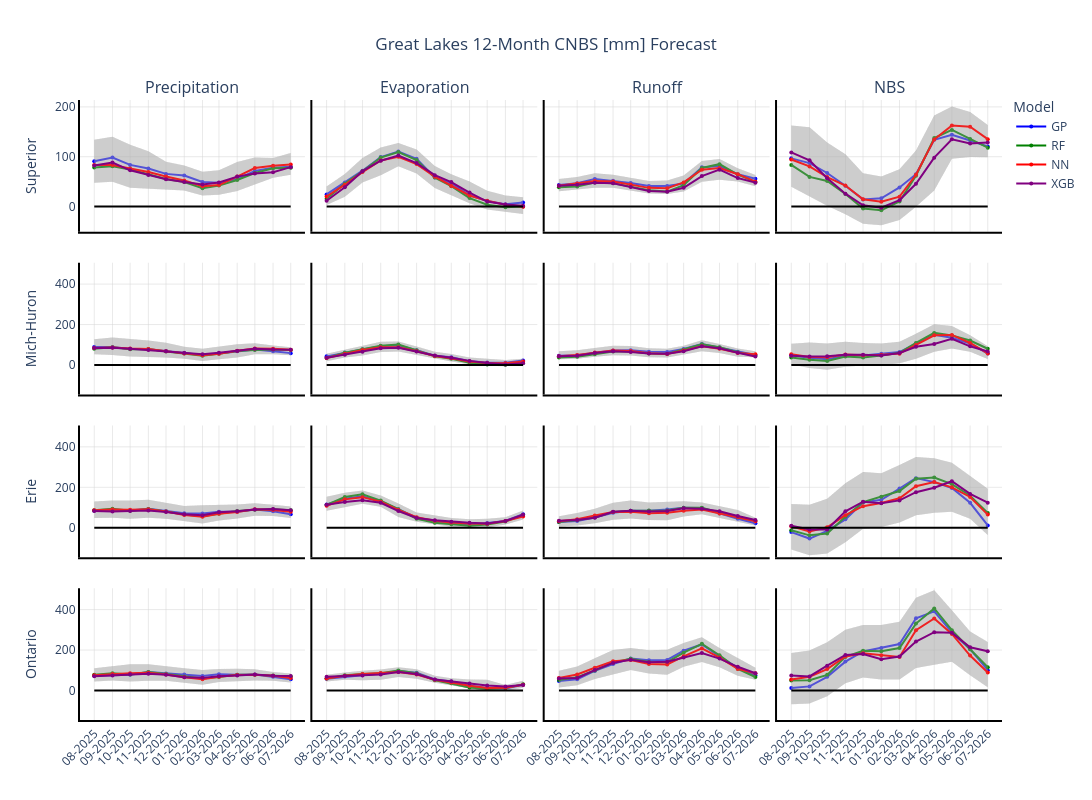

The cell this chart's notebook holds for it:
### Markdown cell above
**Interactive 4×4 Grid of Great Lakes 12-Month NBS Forecasts**

This section uses **Plotly** to create a fully interactive **4×4 subplot grid** that visualizes the mean forecasts and uncertainty ranges for precipitation, evaporation, runoff, and total CNBS across the four Great Lakes basins.

### Steps Overview

1. **Subplot Layout**
   - Uses `make_subplots()` to create a grid of 4 rows × 4 columns.
   - Columns represent components: **Precipitation**, **Evaporation**, **Runoff**, **CNBS**.
   - Rows represent lakes: **Superior**, **Michigan-Huron**, **Erie**, **Ontario**.
   - Axes are shared both horizontally and vertically for consistent comparison.

2. **Confidence Intervals**
   - For each component/lake, calculates **2.5th** and **97.5th percentiles** across all models to form a **95% confidence band**.
   - Adds shaded gray regions (`fill='toself'`) representing these intervals.

3. **Mean Model Lines**
   - For each model:
     - Groups data by `forecast_month` and computes the mean.
     - Plots lines + markers with unique colors and consistent styling.
     - Displays the legend **only in the first subplot** to avoid redundancy.
     - Hover tooltips show date, value, and model name.

4. **Axis Management**
   - Tracks the **global min/max y-values** across all subplots for uniform scaling.
   - Formats x-axis ticks in the bottom row as `MM-YYYY` with a 45° rotation.
   - Y-axis titles show lake names in the first column only.
   - Adds a horizontal dashed **y=0 reference line** to every subplot.
   - Surrounds each subplot with a black border for clarity.

5. **Styling**
   - Consistent **y-axis range** across all plots: `global_y_min - 10` to `global_y_max + 10`.
   - Light gray gridlines on all subplots.
   - White background with visible axes and subplot frames.

6. **Layout & Export**
   - Figure title: *"Great Lakes 9-month NBS Forecasts"* (centered).
   - Legend placed outside the grid on the top-right.
   - Figure size: **1500×800 pixels**.
   - Saves an interactive HTML file to `forecast/CNBS_forecasts_interactive.html`.
   - Calls `fig.show()` for immediate interactive display in supported environments.

**Purpose:**  
This plot enables **detailed interactive exploration** of ensemble hydrological forecasts for the Great Lakes, making it possible to compare models, visualize uncertainty, and identify seasonal or inter-model differences.

### Code cell
# Create a 4x4 subplot grid
fig = make_subplots(rows=4, cols=4, 
                    subplot_titles=['Precipitation', 'Evaporation', 'Runoff', 'NBS'], 
                    shared_xaxes=True, shared_yaxes=True, vertical_spacing=0.05, horizontal_spacing=0.008)

global_y_min, global_y_max = float('inf'), float('-inf')  # Initialize to extremes

# Loop over the columns and plot the means for each dataset
for i, column in enumerate(columns):
    row = i // 4  # Row index
    col = i % 4   # Column index

# Determine the lower and upper bounds of all the model forecast
    lower_bound = df.groupby(['forecast_month'])[column].quantile(0.025).reset_index()
    upper_bound = df.groupby(['forecast_month'])[column].quantile(0.975).reset_index()

    for model_info in models_info:
        model_name = model_info['model']

        # Pull out the mean values for each model
        model_mean = df[df['model'] == model_name]

        # Get the grouped DataFrame for the current model
        mean_df = model_mean.groupby(['forecast_month']).mean(numeric_only=True).reset_index()
        mean_df['date'] = pd.to_datetime(mean_df["forecast_month"], format="%Y-%m")

        # Add the shaded region (confidence band)
        fig.add_trace(go.Scatter(x=pd.concat([mean_df['date'], mean_df['date'][::-1]]),
                         y=pd.concat([lower_bound[column], upper_bound[column][::-1]]),
                         fill='toself', fillcolor='rgba(169, 169, 169, 0.2)',
                         line=dict(color='rgba(255,255,255,0)'), showlegend=False, 
                         hovertemplate='Date: %{x}<br>Conf: 95%<br>Value: %{y}'), 
                         row=row+1, col=col+1)
        
        # Add the mean line for the current model to the figure
        fig.add_trace(go.Scatter(x=mean_df['date'], y=mean_df[column],
                                 mode='lines+markers', name=model_name, 
                                 line=dict(shape='linear', width=2, color=model_colors[model_name]), 
                                 marker=dict(size=4), 
                                 showlegend=(row == 0 and col == 0),  # Only show legend for the first subplot
                                 hovertemplate='Date: %{x}<br>Value: %{y}<br>Model: ' + model_name),
                                 row=row+1, col=col+1)

        # Update global y-axis limits
        current_y_min = lower_bound[column].min()
        current_y_max = upper_bound[column].max()
        global_y_min = min(global_y_min, current_y_min)
        global_y_max = max(global_y_max, current_y_max)

    # Set x-axis range (limits) for each subplot
    #fig.update_xaxes(range=[mean_df['date'].iloc[0], mean_df['date'].iloc[-1]], row=row+1, col=col+1)

    # Format x-axis for the last row (set x-tick labels)
    if row == 3:
        fig.update_xaxes(tickformat='%m-%Y', tickangle=-45, row=row+1, col=col+1, tickmode='array', tickvals=mean_df['date'])
    else:
        fig.update_xaxes(showticklabels=False, row=row+1, col=col+1, tickmode='array', tickvals=mean_df['date'])

    # Set y-axis labels for the first column only
    if col == 0:
        fig.update_yaxes(title_text=['Superior', 'Mich-Huron', 'Erie', 'Ontario'][row], row=row+1, col=col+1)

    # Add the y=0 dashed line to every subplot
    fig.add_trace(go.Scatter(x=[mean_df['date'].min(), mean_df['date'].max()],
                             y=[0, 0], mode='lines', line=dict(color='black'), 
                             showlegend=False), row=row+1, col=col+1)

    # Add a box around each subplot
    fig.update_xaxes(showline=True, linewidth=2, linecolor='black', row=row+1, col=col+1)
    fig.update_yaxes(showline=True, linewidth=2, linecolor='black', row=row+1, col=col+1)
    
# Set consistent y-axis limits across all subplots
for row in range(1, 5):
    for col in range(1, 5):
        fig.update_yaxes(range=[global_y_min - 10, global_y_max + 10], row=row+1, col=col+1)

# Set grid lines for all subplots
fig.update_yaxes(showgrid=True, gridwidth=0.5, gridcolor='LightGray')
fig.update_xaxes(showgrid=True, gridwidth=0.5, gridcolor='LightGray')

# Update layout and titles
fig.update_layout(
    title_text="Great Lakes 12-Month CNBS [mm] Forecast",
    title_x=0.5,
    height=800, width=1500,
    showlegend=True,
    legend=dict(x=1.01, y=1.01, traceorder='normal', orientation='v', title='Model'),  # Move legend up
    plot_bgcolor='white',
)

# Save the figure as an interactive HTML file
fig.write_html(input_dir + 'forecast/CNBS_forecasts_interactive.html')

# Show the plot
fig.show()
